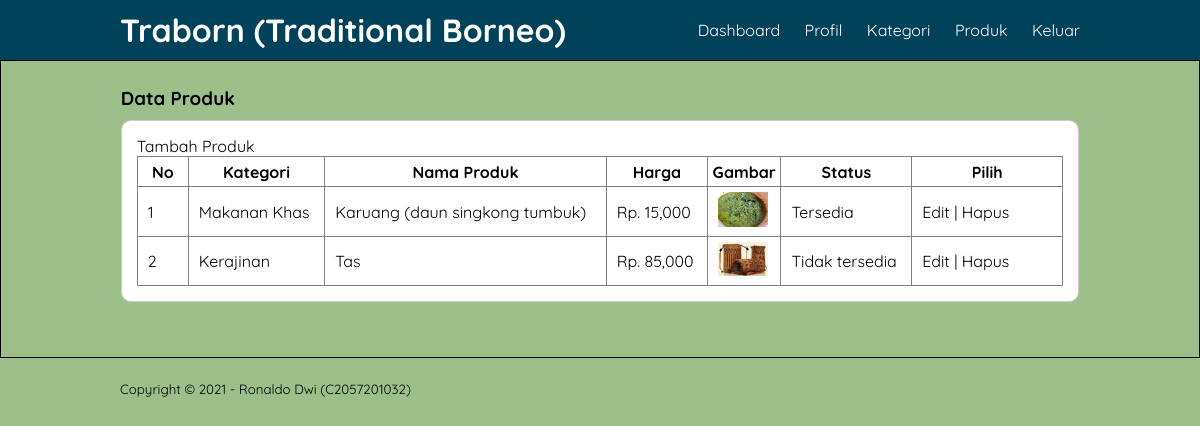
The page /produk.php (signed in) on the database its author committed.
### tables this page shows
CREATE TABLE `tbl_produk` (
  `product_id` int(11) NOT NULL,
  `category_id` int(11) NOT NULL,
  `product_name` varchar(100) NOT NULL,
  `product_price` int(11) NOT NULL,
  `product_description` text NOT NULL,
  `product_image` varchar(100) NOT NULL,
  `product_status` tinyint(1) NOT NULL,
  `data_created` timestamp NOT NULL DEFAULT current_timestamp() ON UPDATE current_timestamp()
);

CREATE TABLE `tbl_kategori` (
  `category_id` int(11) NOT NULL,
  `category_name` varchar(30) NOT NULL
);

### produk.php (the view, shortened to what this page needs)
<?php
    include 'db.php';
?>
<!DOCTYPE html>
<html>
<head>
    <link rel="stylesheet" type="text/css" href="tampilan.css">
</head>
<body>
    <header>
        <div class="container">
        <h1><a href="">Traborn (Traditional Borneo) </a></h1>
        <ul>
            <li><a href="laman.php">Dashboard</a></li>
            <li><a href="profil.php">Profil</a></li>
            <li><a href="kategori.php">Kategori</a></li>
            <li><a href="produk.php">Produk</a></li>
            <li><a href="keluar.php">Keluar</a></li>
        </ul>
        </div>
    </header>
    <div class="section">
        <div class="container">
            <h3>Data Produk</h3>
            <div class="box">
                <p><a href="tambah-produk.php">Tambah Produk</a></p>
                <table border="1" cellspacing="0" class="table">
                    <thead>
                        <tr>
                            <th width="50px">No</th>
                            <th>Kategori</th>
                            <th>Nama Produk</th>
                            <th>Harga</th>
                            <th>Gambar</th>
                            <th>Status</th>
                            <th width="150px">Pilih</th>
                        </tr>
                    </thead>
                    <body>
                        <?php
                            $no = 1;
                            $produk = mysqli_query($hasil, "SELECT * FROM tbl_produk LEFT JOIN tbl_kategori USING (category_id) ORDER BY product_id DESC");
                            if(mysqli_num_rows($produk) > 0) {
                            while($row = mysqli_fetch_array($produk)) {
                        ?>
                        <tr>
                            <td><?php echo $no++ ?></td>
                            <td><?php echo $row['category_name'] ?></td>
                            <td><?php echo $row['product_name'] ?></td>
                            <td>Rp. <?php echo number_format($row['product_price']) ?></td>
                            <td><a href="gambarproduk/<?php echo $row['product_image']?>"target="_blank"><img src="gambarproduk/<?php echo $row['product_image']?>"width="50px"></a></td>
                            <td><?php echo ($row['product_status'] == 0)? 'Tidak tersedia':'Tersedia'; ?></td>
                            <td>
                                <a href="edit-produk.php?id=<?php echo $row ['product_id'] ?>">Edit</a> |
                                <a href="hapus.php?idp=<?php echo $row ['product_id'] ?>"onclick="return confirm('Apakah anda yakin ingin menghapus kategori ini?')">Hapus</a>
                            </td>
                        </tr>
                        <?php }}else {?>
                            <tr>
                                <td colspan="7">Tidak ada data</td>
                            </tr>
                        <?php } ?>
                    </body>
                </table>
            </div>
        </div>
    </div>
    <footer>
        <div class="container">
            <small>Copyright &copy 2021 - Ronaldo Dwi (C2057201032)</small>
        </div>
    </footer>
</body>
</html>

### tampilan.css (style rules this page uses)
* { padding: 0; margin: 0; font-family: 'Quicksand', sans-serif; }
body { background-color: #9DC08B; }
a { color: inherit; text-decoration: none; }
header { background-color: #00425A; color: #fff; }
header h1 { float: left; padding: 10px 0; }
header ul { float: right; }
header ul li { display: inline-block; }
header ul li a { padding: 20px 0 20px 20px; display: inline-block; }
.container { width: 80%; margin: 0 auto; }
.container:after { content: ''; display: block; clear: both; }
.section { padding: 25px 0; border: 1px solid; }
.box { background-color: #fff; border: 1px solid #ccc; border-radius: 10px; padding: 15px; box-sizing: border-box; margin: 10px 0px 30px 0; }
.box:after { content: ''; display: block; clear: both; }
footer { padding: 20px 0; }
.table { width: 100%; border-collapse: collapse; }
.table tr { height: 30px; }
.table tr td { padding: 5px 10px; }

### rows shown on the page
tbl_produk: category.category_name "Makanan Khas", product_name "Karuang (daun singkong tumbuk)", product_price "15,000", product_image (picture), product_status "Tersedia"
tbl_produk: category.category_name "Kerajinan", product_name "Tas", product_price "85,000", product_image (picture), product_status "Tidak tersedia"
